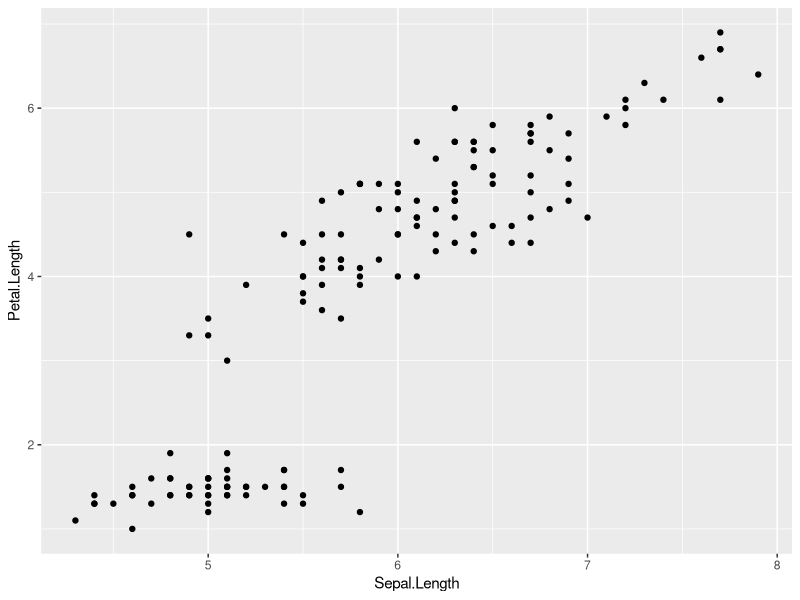
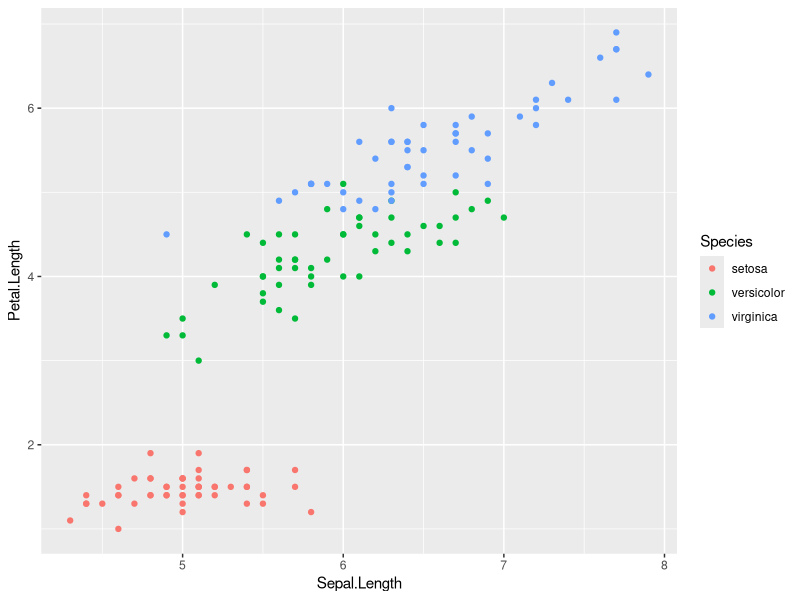

Write the R code that produced these figures, in order. (Note: this script raises an error after producing the figures.)
# Train a k-nearest neighbor classifier for iris flower to predict the specifis of the flower
# in order to predict Species
library(caret)
library(ggplot2)
# library(kknn)
install.packages("kknn")

iris=iris
ggplot(iris,aes(Sepal.Length,Petal.Length))+geom_point()

# add a color dimension for species to separate the flowers by species
ggplot(iris,aes(Sepal.Length,Petal.Length, color = Species))+geom_point()

# Step1: split to training and testing in any one of the ways. either odd and even rows, or by using createDataPartition
set.seed(40)
train.index = createDataPartition(iris$Species, list=FALSE, p=0.75)
trainingSpecies= iris[train.index,]
testingSpecies = iris[-train.index,]

# Step2: train a classification model using K Nearest Neighbor Algorithm using method="kknn"
#modelName = train( VariableThatIsBeingPredicted ~., dataset, method="kknn")
modelSpecies = train(Species ~., trainingSpecies, method="kknn")

# Step3: predict the results on testing dataset
predictSpecies = predict(modelSpecies, testingSpecies)

# Step4: measure accuracy. accuracy is measured 
#accuracy = sum (predictedValues == actualValue) / TotalNumberOfObservations
accuracy = sum(predictSpecies == testingSpecies$Species) / nrow(testingSpecies)
accuracy # .944


# Step5: Visual Validation using a validation table
# Add the column of predicted results to testing dataset
testingSpecies$predictedSpecies = predictSpecies

################# Will the precision improve if you create a random split using another technique?
# Part2: split  training and testing using a different technique than above
trainingSpecies2 = iris[seq(1, nrow(iris), 2),]
testingSpecies2 = iris[seq(2, nrow(iris), 2),]

# OR (using only 3 columns)
trainingSpecies2 = iris[seq(1,nrow(iris),2),c("Petal.Length", "Sepal.Length", "Species")] # Replace the col name
testingSpecies2 = iris[seq(1,nrow(iris),2),c("Petal.Length", "Sepal.Length", "Species")]

modelSpecies2 = train(Species ~., trainingSpecies2, method="kknn")

predictSpecies2 = predict(modelSpecies2, testingSpecies2)

accuracy2 = sum(predictSpecies2 == testingSpecies2$Species) / nrow(testingSpecies2)
accuracy2

testingSpecies2$predictedSpecies = predictSpecies2







